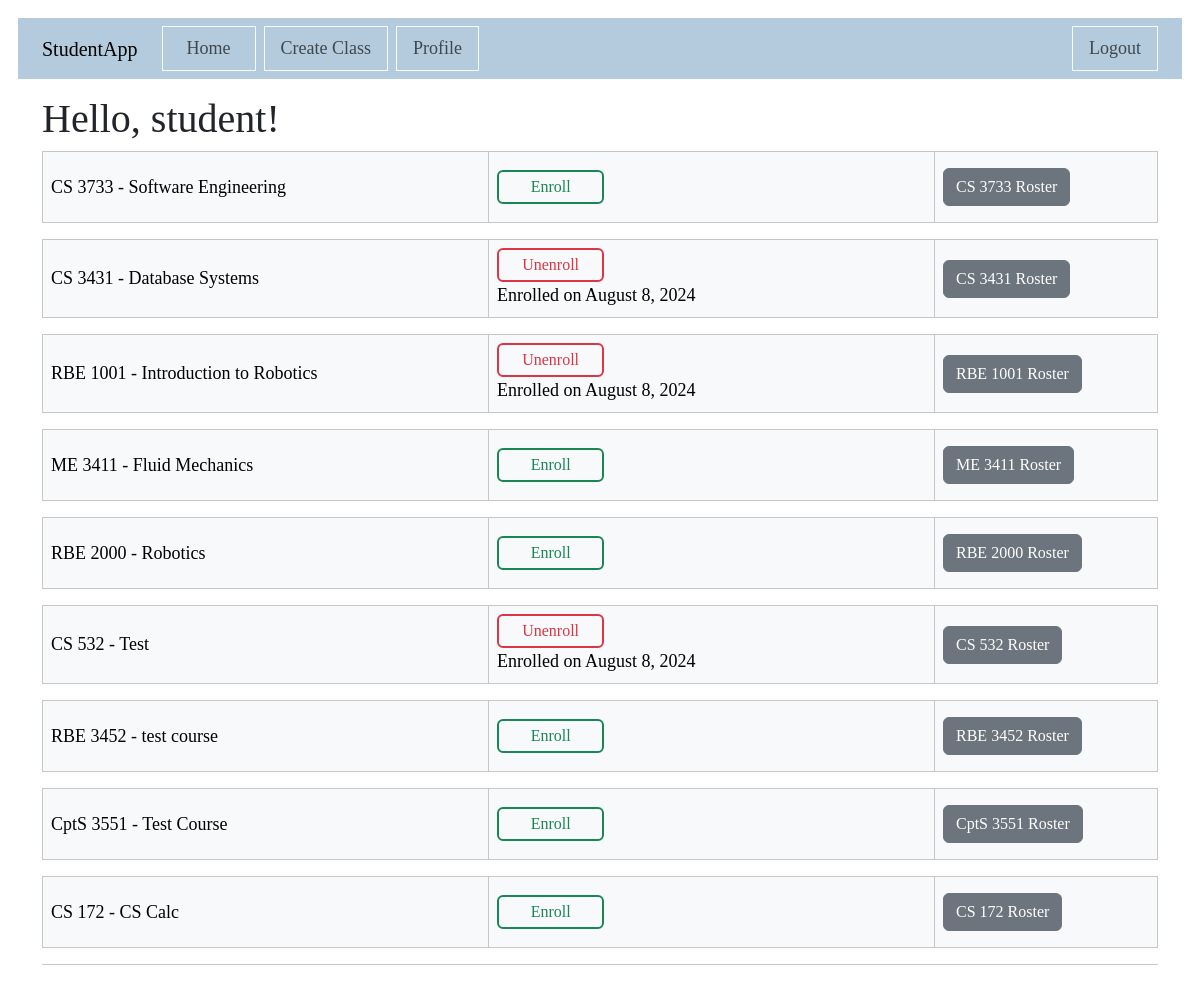
/index (signed in), run on the app's committed database.
### app/main/models.py (models this page shows, shortened)
class Course(db.Model):
    id : sqlo.Mapped[int] = sqlo.mapped_column(primary_key=True)
    majorid : sqlo.Mapped[int] = sqlo.mapped_column(sqla.ForeignKey(Major.id), index = True)
    coursenum : sqlo.Mapped[str] = sqlo.mapped_column(sqla.String(4), index = True)
    title : sqlo.Mapped[str] = sqlo.mapped_column(sqla.String(150))
    major : sqlo.Mapped[Major] = sqlo.relationship( back_populates= 'courses')
    roster : sqlo.WriteOnlyMapped['Enrolled'] = sqlo.relationship(back_populates= 'course_enrolled')
    def get_coursenum(self):
        return self.coursenum
    def get_title(self):
        return self.title
    def get_major(self):
        return self.major

class Major(db.Model):
    id : sqlo.Mapped[int] = sqlo.mapped_column(primary_key=True)
    name : sqlo.Mapped[str] = sqlo.mapped_column(sqla.String(20))
    department : sqlo.Mapped[str] =  sqlo.mapped_column(sqla.String(150))
    courses : sqlo.WriteOnlyMapped['Course'] = sqlo.relationship(back_populates= 'major')
    students_in_major : sqlo.WriteOnlyMapped['Student'] = sqlo.relationship(
        secondary= students_majors_table,
        primaryjoin= (students_majors_table.c.major_id == id),
        back_populates= 'majors_of_student')
    def get_name(self):
        return self.name

class Enrolled(db.Model):
    student_id: sqlo.Mapped[int] = sqlo.mapped_column(sqla.ForeignKey(Student.id),
                                                     primary_key=True)
    course_id : sqlo.Mapped[int] = sqlo.mapped_column(sqla.ForeignKey(Course.id),
                                                     primary_key=True)
    enroll_date : sqlo.Mapped[Optional[datetime]] = sqlo.mapped_column(default = lambda : datetime.now(timezone.utc))
    student_enrolled : sqlo.Mapped[Student] = sqlo.relationship( back_populates= 'enrollments')
    course_enrolled : sqlo.Mapped[Course] = sqlo.relationship( back_populates= 'roster')

### app/main/routes.py (the view)
@main.route('/', methods=['GET'])
@main.route('/index', methods=['GET'])
@login_required
def index():
    empty_form = EmptyForm()
    courses = db.session.scalars(sqla.select(Course))
    students = db.session.scalars(sqla.select(Student))
    return render_template('index.html', title="Course List" , courses = courses, students = students, form = empty_form)

### app/main/forms.py
class EmptyForm(FlaskForm):
    submit = SubmitField('Submit')

### app/main/models.py (called while the page is built)
@login.user_loader
def load_user(id):
    return db.session.get(Student, int(id))

    def get_username(self):
        return self.username

    def get_firstname(self):
        return self.firstname

    def get_lastname(self):
        return self.lastname

    def get_email(self):
        return self.email

    def get_last_seen_date(self):
        return self.last_seen

    def is_enrolled(self,new_class):
        result = db.session.scalars(self.enrollments.select().where(Enrolled.course_id == new_class.id)).first()
        return result is not None

    def get_enrolment_date(self, the_class):
        if self.is_enrolled(the_class):
            cur_enrollment = db.session.scalars(self.enrollments.select().where(Enrolled.course_id == the_class.id)).first()
            return cur_enrollment.enroll_date
        else:
            return None

### studentApp.py (called while the page is built)
@app.before_request
def before_request():
    if current_user.is_authenticated:
        current_user.last_seen = datetime.now(timezone.utc)
        db.session.add(current_user)
        db.session.commit()

@app.before_request
def initDB(*args, **kwargs):
    if app._got_first_request:
        db.create_all()

### app/main/templates/index.html
{% extends "base.html" %}
{% import 'bootstrap_wtf.html' as wtf %}
{% block content %}
    <h1>Hello, student!</h1>
    {% for course in courses %}
        {% include '_course.html' %}
    {% endfor%}
    <hr>
{% endblock %}

### app/main/templates/_course.html (shortened to what this page needs)
<table class = "table table-light table-hover table-bordered border-3 align-middle">
    <tr>
            <td width = "40%">  {{course.get_major().get_name()}} {{course.get_coursenum()}} - {{course.get_title()}} </td>
            <td width = "40%">
                {% if current_user.is_enrolled(course) == False %}
                <form action="{{url_for('main.enroll', course_id = course.id )}}" method= "POST">
                    {{ form.submit(value='Enroll', class='btn btn-outline-success border-2 col-3' ) }}
                </form>
                {% else %}
                <form action="{{url_for('main.unenroll', course_id = course.id )}}" method= "POST">
                    {{ form.submit(value='Unenroll', class='btn btn-outline-danger border-2 col-3') }}
                </form>
                Enrolled on {{moment(current_user.get_enrolment_date(course)).format('LL')}}
                {% endif %}
            </td>
            <td width = "20%">
                <button class="btn btn-secondary col-15" onclick = "get_roster({{course.id}})"> {{course.get_major().get_name()}} {{course.get_coursenum()}} Roster </button>
            </td>
    </tr>
</table>

### app/static/css/main.css (style rules this page uses)
body { margin: 0; padding: 1em; font-family: Tahoma; font-size : 18px; }
.btn-outline-success { white-space: normal; padding: 3px 0px 3px 0px; margin: 10px 0px 10px 0px; }
.btn-outline-danger { white-space: normal; padding: 3px 0px 3px 0px; }

### data on the page
Course: get_major "CS", get_coursenum "3733", get_title "Software Engineering"
Course: get_major "CS", get_coursenum "3431", get_title "Database Systems"
Enrolled: enroll_date "August 8, 2024"
Course: get_major "RBE", get_coursenum "1001", get_title "Introduction to Robotics"
Enrolled: enroll_date "August 8, 2024"
Course: get_major "ME", get_coursenum "3411", get_title "Fluid Mechanics"
Course: get_major "RBE", get_coursenum "2000", get_title "Robotics"
Course: get_major "CS", get_coursenum "532", get_title "Test"
Enrolled: enroll_date "August 8, 2024"
Course: get_major "RBE", get_coursenum "3452", get_title "test course"
Course: get_major "CptS", get_coursenum "3551", get_title "Test Course"
Course: get_major "CS", get_coursenum "172", get_title "CS Calc"
